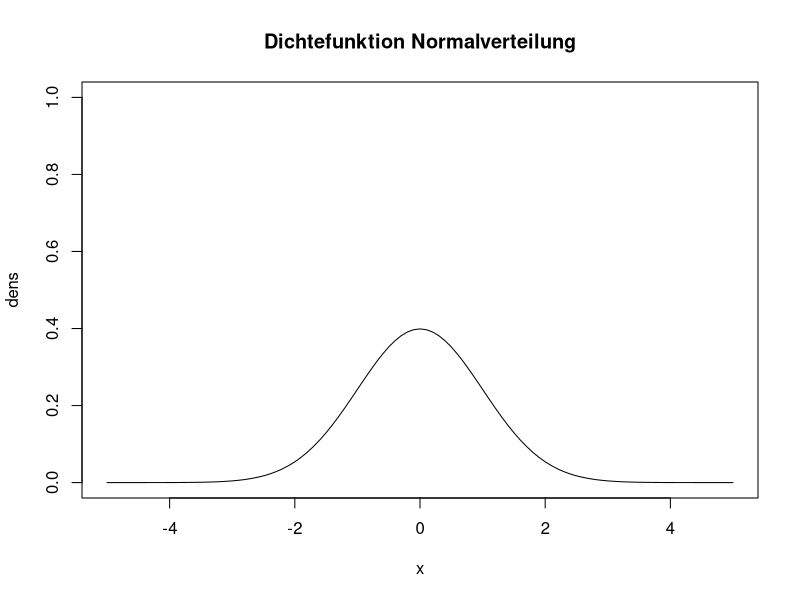
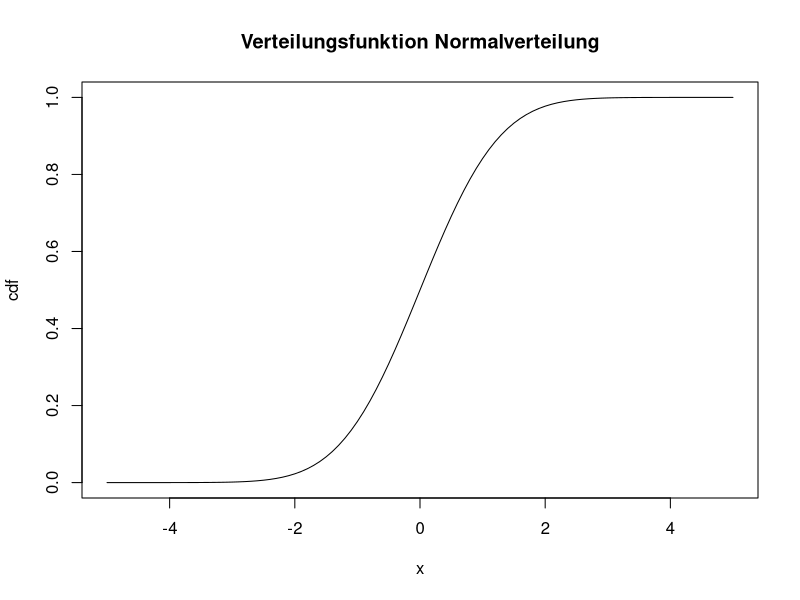

The R script that drew these images, in order:
xlim  <- c(-5, 5)
ylim  <- c(0, 1)
mu    <- 0
sigma <- 1
x     <- seq(xlim[1], xlim[2], by=0.1)
dens  <- dnorm(x, mean=mu, sd=sigma)
plot(x, dens, type="l", xlim=xlim, ylim=ylim,
		 main="Dichtefunktion Normalverteilung")
#
mu    <- 0
sigma <-1 
cdf  <- pnorm(x, mean=mu, sd=sigma)
plot(x, cdf, type="l", xlim=xlim, ylim=c(0,1),
		 main="Verteilungsfunktion Normalverteilung")
